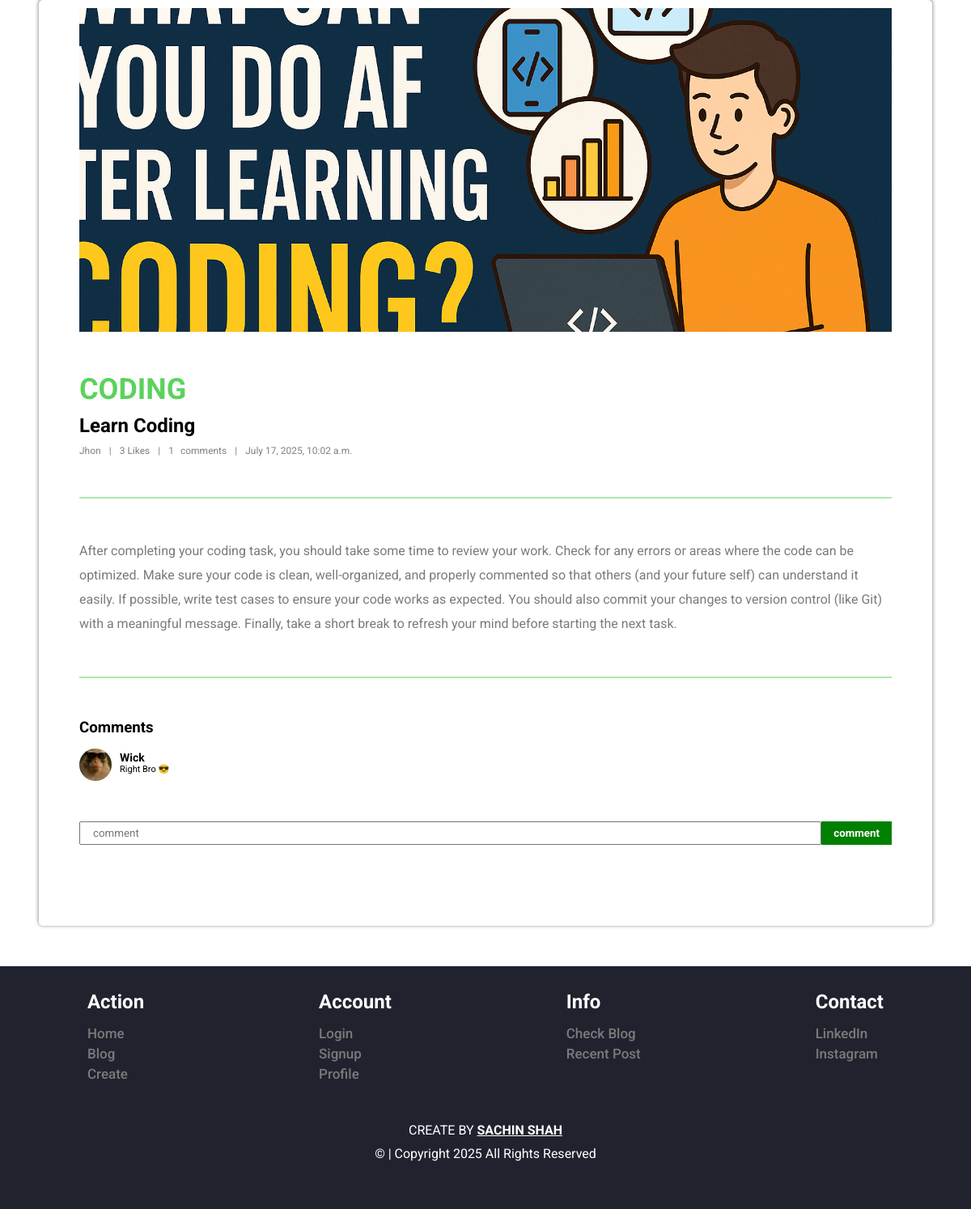
Page /view/17 on the committed database.
### blog/models.py (models this page shows, shortened)
class blogmodel(models.Model):
    id=models.AutoField(primary_key=True)
    user=models.ForeignKey(User,on_delete=models.CASCADE,blank=True,null=True)
    image=models.ImageField(upload_to="img/",null=True)
    title=models.CharField(max_length=100)
    content=models.CharField(max_length=1000)
    category=models.CharField(max_length=100)
    dateandtime=models.DateTimeField(default=datetime.now())

class commentmodel(models.Model):
    id=models.AutoField(primary_key=True)
    user=models.ForeignKey(User,on_delete=models.CASCADE,blank=True,null=True)
    blog=models.ForeignKey(blogmodel,on_delete=models.CASCADE,blank=True,null=True)
    comment=models.CharField(max_length=500)
    dateandtime=models.DateTimeField(default=datetime.now())

### blog/views.py (the view)
# urls.py: path("view/<int:id>",views.blogview,name="view"),
def blogview(request, id):
    try:
        getBlog = blogmodel.objects.get(id=id)
        comments = commentmodel.objects.filter(blog_id=id).order_by("-id")
        totalliked = likemodel.objects.filter(blog=getBlog).count()
        comment_profile = []
        for comment in comments:
            getProfile = profilemodel.objects.get(user=comment.user)
            comment_profile.append({
                "id": comment.id,
                "commentbyimage": getProfile.userimage.url,
                "commentbyname": comment.user.username,
                "comment": comment.comment,
                "totalLiked": totalliked
            })
        return render(request, "view.html", {"blog": getBlog, "comments": comment_profile, "totalLiked": totalliked, "total_comment": len(comments)})
    except blogmodel.DoesNotExist:
        messages.error(request, "Not Found")
        return redirect("index")

### templates/view.html (shortened to what this page needs)
{% load static %}
<!DOCTYPE html>
<html lang="en">
<head>
    <link rel="stylesheet" href="{% static 'css/view.css' %}">
    <link rel="stylesheet" href="{% static 'css/common.css' %}">
    <link rel="stylesheet" href="{% static 'css/footer.css' %}">
    {% include "common.html" %}
</head>
<body>
    <div class="container">
        <div class="content">
            <div class="blog_image">
                <img src="{{blog.image.url}}" alt="Blog Image">
            </div>
            <div class="blog_detail">
                <div class="blog_category">
                    <h1>{{blog.category}}</h1>
                </div>
                <div class="blog_title">
                    <h2>{{blog.title}}</h2>
                </div>
                <div class="create_by_detail">
                    <div class="createby_name">
                        <p>{{blog.user.username}}</p>
                    </div>
                    |
                    <div class="blog_likes">
                        <p> <span>
                                {% if totalLiked %}
                                {{totalLiked}}
                                {% else %}
                                0
                                {% endif %}
                            </span> Likes</p>
                    </div>
                    |
                    <div class="blog_comments">
                        <p><span style="margin-right: 5px;">
                                {% if total_comment %}
                                {{total_comment}}
                                {% else %}
                                0
                                {% endif %}
                            </span> comments</p>
                    </div>
                    |
                    <div class="blog_date">
                        <p>{{blog.dateandtime}}</p>
                    </div>
                </div>
            </div>
            <div class="bd"></div>
            <blog class="blog_discription">
                <p>{{blog.content}}</p>
            </blog>
            <div class="bd"></div>
            <div class="blog_comments">
                <div class="blog_comment_title">
                    <h3>Comments</h3>
                </div>
                {% if comments %}
                {% for comment in comments %}
                <div class="comment_all" id="comment_all" style="cursor: pointer;">
                    <div class="comment_by_image">
                        <img src="{{comment.commentbyimage}}" alt="">
                    </div>
                    <div class="comment_area">
                        <div class="comment_by_nam">
                            <h3 style="text-transform: capitalize;">{{comment.commentbyname}}</h3>
                        </div>
                        <div class="comment">
                            <p>{{comment.comment}}</p>
                        </div>
                    </div>
                </div>
                {% endfor %}
                {% endif %}
            </div>
            <form style="width: 100%;
            margin-top: 50px;
            display: flex;
            " method="post" id="comment_section" action="comment/{{blog.id}}">
                <input style="width: 100%;
                padding: 5px 15px;
                " type="text" name="comment" placeholder="comment" id="">
                <button style="
                font-weight: bold;
                padding: 5px 15px;
                background-color: green;
                color: white;
                border: none;
                cursor: pointer;
                " type="submit">comment</button>
            </form>
        </div>
 {% include "footer.html" %}
    </div>
</body>
</html>

### static/css/view.css (style rules this page uses)
.container { width: 100%; }
.content { width: 92%; margin: auto; box-shadow: 0 -1px 4px 1px rgba(0, 0, 0, 0.39); border-radius: 5px; padding: 10px 50px; padding-bottom: 100px; margin-bottom: 50px; }
.blog_image { width: 100%; height: 400px; }
.blog_image img { width: 100%; height: 100%; object-fit: cover; }
.blog_detail { width: 100%; margin-top: 50px; }
.blog_category { width: 100%; color: var(--cl); font-weight: bold; font-size: 18px; text-transform: uppercase; }
.blog_title { margin-top: 10px; font-size: 16px; }
.create_by_detail { width: 100%; display: flex; justify-content: left; color: gray; gap: 10px; font-size: 12px; margin-top: 10px; }
.bd { height: 2px; width: 100%; background-color: var(--cl); opacity: .5; margin: 50px 0; }
.blog_discription { font-size: 16px; color: #7A7A7A; margin-top: 10px; line-height: 30px; }
.comment_all { width: 100%; display: flex; margin-top: 15px; }
.comment_by_image { width: 40px; height: 40px; }
.comment_by_image img { width: 100%; height: 100%; object-fit: cover; border-radius: 100%; min-width: 40px; }
.comment_area { flex-grow: 1; margin-left: 10px; }
.comment_by_nam { font-size: 12px; margin-top: 3px; }
.comment_by_nam h3::first-letter { text-transform: capitalize; }
.comment { font-size: 11px; }
#comment_section { width: 100%; }
#comment_section input { width: 100%; }

### static/css/common.css (style rules this page uses)
* { margin: 0px; padding: 0px; box-sizing: border-box; font-family: "Roboto", sans-serif; font-optical-sizing: auto; font-style: normal; font-variation-settings: "wdth" 100; }
:root { --cl: rgb(89 209 89 / 99%); }

### rows in the picture
blogmodel: image (picture), category "CODING", title "Learn Coding", user.username "Jhon", dateandtime "July 17, 2025, 10:02 a.m.", content "After completing your coding task, you should take some time to review your work. Check for any errors or areas where the code can be optimized. Make sure your code is clean, well-organized, and properly commented so that others (and your future self) can understand it easily. If possible, write test cases to ensure your code works as expected. You should also commit your changes to version control (like Git) with a meaningful message. Finally, take a short break to refresh your mind before starting the next task."
commentmodel: comment "Right Bro 😎"

### other values in the picture
{{ totalLiked }} "3"
{{ total_comment }} "1"
{{ comment.commentbyname }} "Wick"
